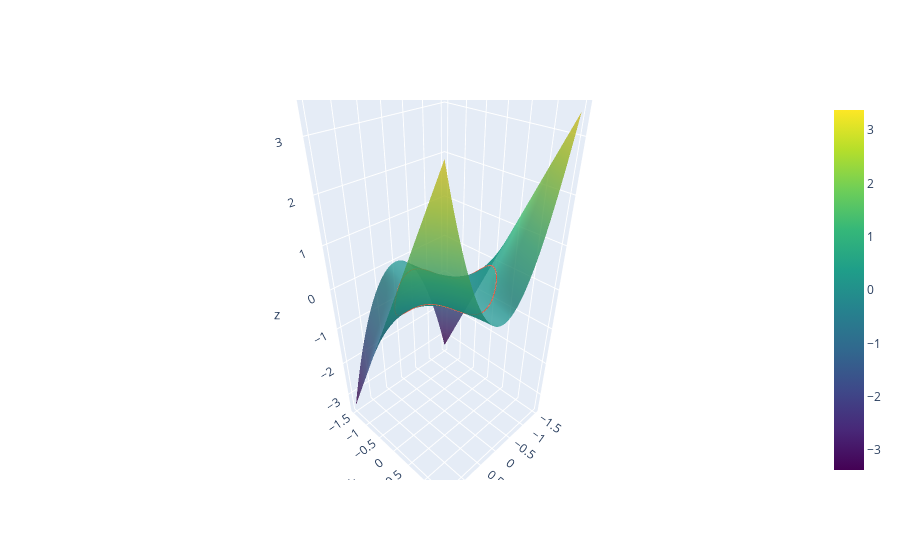

Source (notebook cell):
### Code cell
# Create grid for the function
x = np.linspace(-1.5, 1.5, 100)
y = np.linspace(-1.5, 1.5, 100)
x, y = np.meshgrid(x, y)
z = x**2 * y

# Create a set of points that lie on the circle
theta = np.linspace(0, 2*np.pi, 100)
x_circle = np.cos(theta)
y_circle = np.sin(theta)
z_circle = x_circle**2 * y_circle

# Create the surface plot for the function
fig = go.Figure(data=[go.Surface(z=z, x=x, y=y, colorscale='Viridis', opacity=0.8)])

# Add the circle to the plot
fig.add_trace(go.Scatter3d(x=x_circle, y=y_circle, z=z_circle, mode='lines'))

fig.show()
